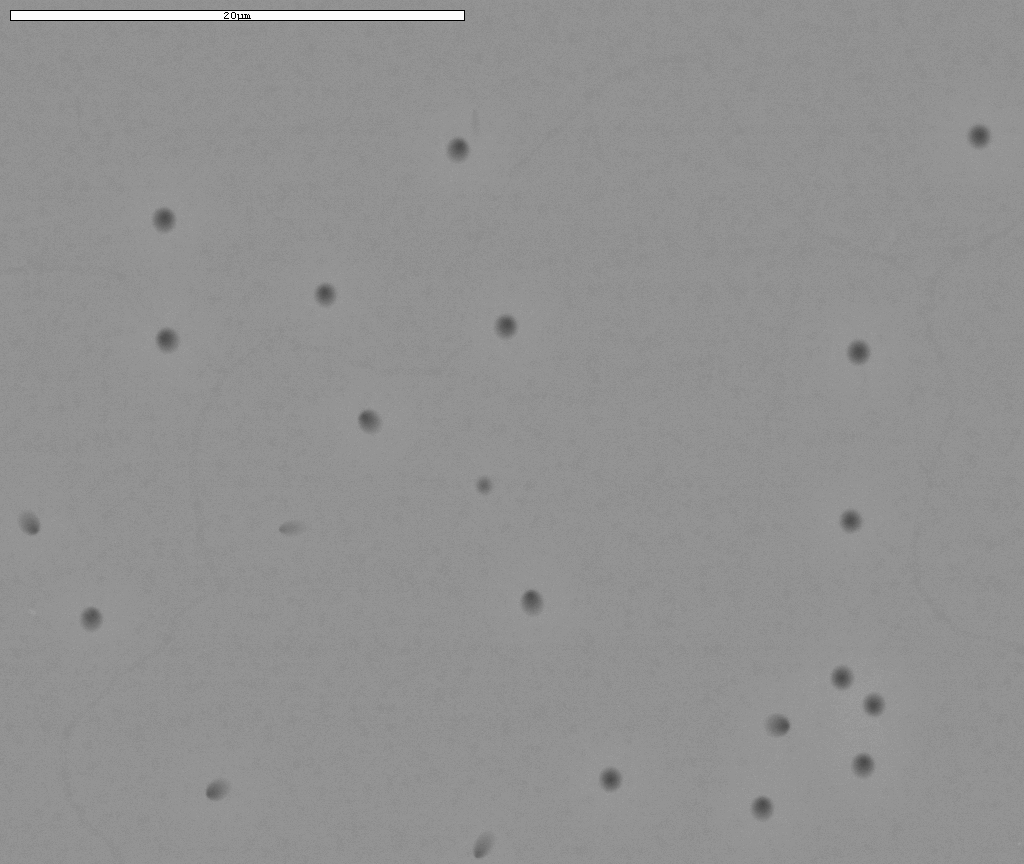
#> input picture images/vidro3f6.tif, 1024 x 864 px
$ python try_all_thresh.py
#> lines starting #> are read from the running program, lines starting #| are printed output that depends on the picture
import matplotlib.pyplot as plt
from skimage.filters import try_all_threshold
from skimage import io
import os


loaded_image = io.imread(os.path.join('./images/vidro3f6.tif'),
                         as_gray=True)
#> loaded_image is the input picture: shape (864, 1024); min 0, max 255, mean 162.7
temp_image = loaded_image

fig, ax = try_all_threshold(temp_image, figsize=(12, 5))
#| skimage.filters.thresholding.threshold_isodata
#| skimage.filters.thresholding.threshold_li
#| skimage.filters.thresholding.threshold_mean
#| skimage.filters.thresholding.threshold_minimum
#| skimage.filters.thresholding.threshold_otsu
#| skimage.filters.thresholding.threshold_triangle
#| skimage.filters.thresholding.threshold_yen


fig, ax = try_all_threshold(temp_image, figsize=(10, 5))
#| skimage.filters.thresholding.threshold_isodata
#| skimage.filters.thresholding.threshold_li
#| skimage.filters.thresholding.threshold_mean
#| skimage.filters.thresholding.threshold_minimum
#| skimage.filters.thresholding.threshold_otsu
#| skimage.filters.thresholding.threshold_triangle
#| skimage.filters.thresholding.threshold_yen
plt.show()
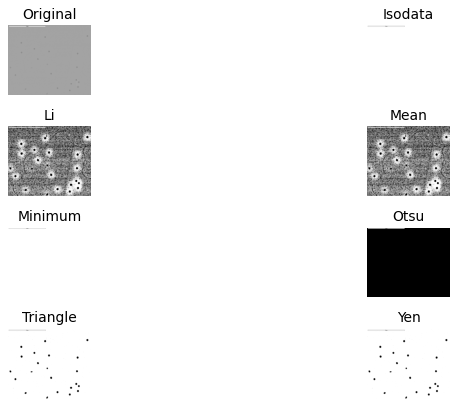
#> figure drawn by matplotlib, 8 panels
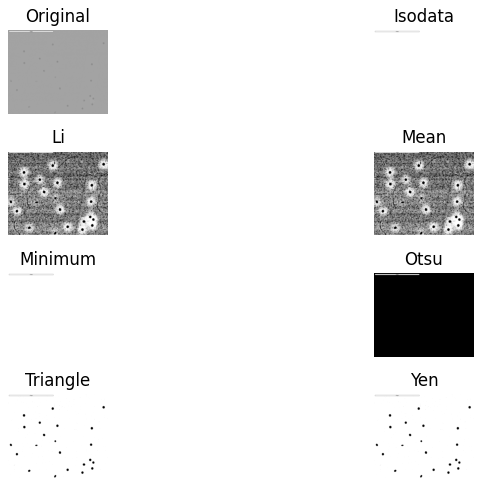
#> figure drawn by matplotlib, 8 panels
